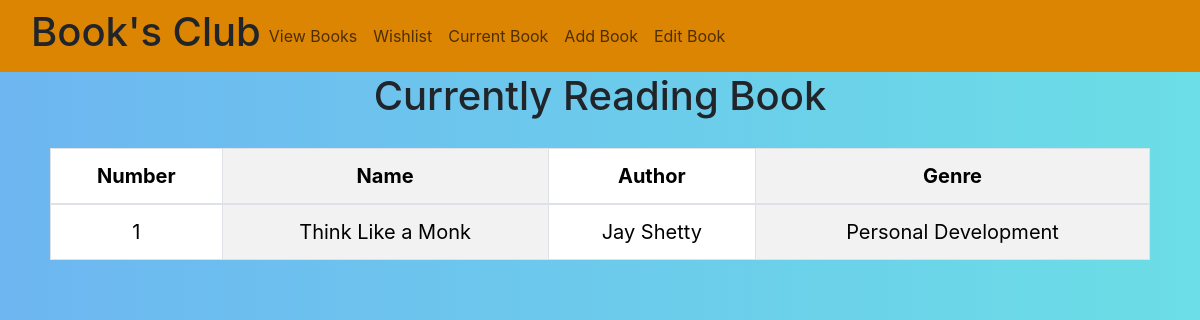
The page /currentbook/ on the database its author committed.
### myapp/models.py (models this page shows, shortened)
class CurrentBook(models.Model):
    name = models.CharField(max_length=50)
    author = models.CharField(max_length=50)
    genre = models.CharField(max_length=50)

### myapp/views.py (the view)
# urls.py: path('currentbook/', views.current_books, name="current_books"),
def current_books(request):
    current_books = CurrentBook.objects.all().order_by('name')
    current_books_count = current_books.count()
    return render(request, 'currentbook.html',{'current_books':current_books,'current_books_count':current_books_count})

### myapp/templates/currentbook.html (shortened to what this page needs)
{% extends 'navbar.html' %}
{% load static %}
{% block start %}
<!DOCTYPE html>
<html lang="en">
<head>
    <link rel="stylesheet" href="https://cdn.jsdelivr.net/npm/bootstrap@4.0.0/dist/css/bootstrap.min.css">
    <link rel="stylesheet" type="text/css" href="{% static '/css/main.css' %}">
</head>
<body>
<h1 style="text-align:center">Currently Reading Book</h1>
<div class="container">
<table class="table table-striped-columns table-bordered border-dark">
    <thead>
      <tr>
        <th scope="col">Number</th>
        <th scope="col">Name</th>
        <th scope="col">Author</th>
        <th scope="col">Genre</th>
      </tr>
    </thead>
    <tbody>
        {% for i in current_books %}
        <tr>
          <td>{{forloop.counter}}</td>
          <td>{{i.name}}</td>
          <td>{{i.author}}</td>
          <td>{{i.genre}}</td>
        </tr>
        {% endfor %}
    </tbody>
  </table>
</div>
{% endblock %}

### static/css/main.css (style rules this page uses)
body { background: linear-gradient(to left,rgb(107, 222, 230),rgb(109, 182, 241)); overflow:visible; }
.container { text-align: center; padding: 20px; margin: auto; font-size: 20px; }

### rows shown on the page
CurrentBook: name "Think Like a Monk", author "Jay Shetty", genre "Personal Development"
